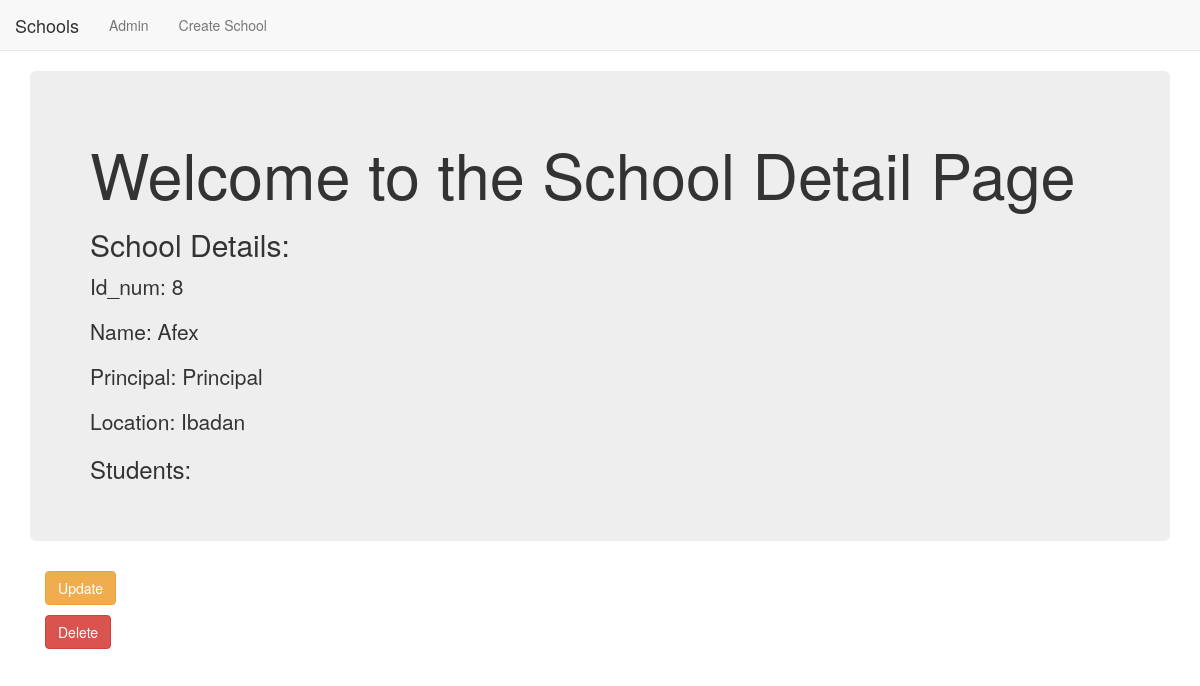
/basic_app/8/, run on an earlier commit of the app's database.
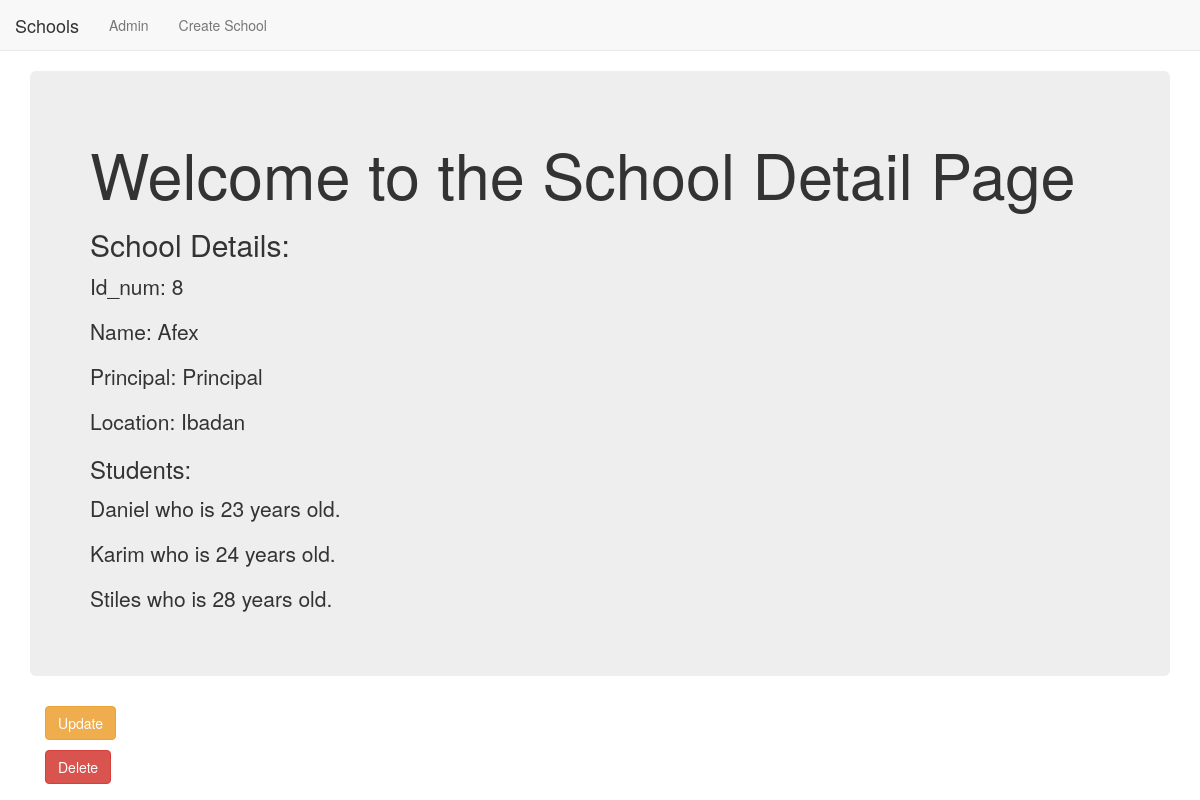
And on a later commit of the database.
### basic_app/models.py (models this page shows, shortened)
class School(models.Model):
    name = models.CharField(max_length=256)
    principal = models.CharField(max_length=256)
    location = models.CharField(max_length=256)

class Student(models.Model):
    name = models.CharField(max_length=256)
    age = models.PositiveIntegerField()
    school = models.ForeignKey(School,related_name='students', on_delete=models.CASCADE)

### basic_app/views.py (the view)
# urls.py: re_path(r'^(?P<pk>\d+)/$',views.SchoolDetailView.as_view(),name='detail'),
class SchoolDetailView(DetailView):
    context_object_name = 'school_details'
    model = models.School
    template_name = 'basic_app/school_detail.html'

### basic_app/templates/basic_app/school_detail.html
{% extends "basic_app/basic_app_base.html" %}
{% block body_block %}
  <div class="jumbotron">
    <h1>Welcome to the School Detail Page</h1>
    <h2>School Details:</h2>
    <p>Id_num: {{school_details.id}}</p>
    <p>Name: {{school_details.name}}</p>
    <p>Principal: {{school_details.principal}}</p>
    <p>Location: {{school_details.location}}</p>
    <h3>Students:</h3>
      {% for student in school_details.students.all %}
        <p>{{student.name}} who is {{student.age}} years old.</p>
      {% endfor %}
  </div>
  <div class="container">
    <p><a class='btn btn-warning' href="{% url 'basic_app:update' pk=school_details.pk %}">Update</a></p>
    <p><a class='btn btn-danger' href="{% url 'basic_app:delete' pk=school_details.pk %}">Delete</a></p>
  </div>
{% endblock %}

### basic_app/templates/basic_app/basic_app_base.html (shortened to what this page needs)
<!DOCTYPE html>
{% load static %}
<html>
  <head>
    <link rel="stylesheet" href="https://maxcdn.bootstrapcdn.com/bootstrap/3.3.7/css/bootstrap.min.css">
</head>
  <body>
    <nav class="navbar navbar-default navbar-static-top">
        <ul class="nav navbar-nav">
          <li><a class="navbar-brand" href="{% url 'basic_app:list' %}">Schools</a></li>
          <li><a class="navbar-link" href="{% url 'admin:index' %}">Admin</a></li>
          <li><a class="navbar-link" href="{% url 'basic_app:create' %}">Create School</a></li>
        </ul>
    </nav>
    <div class="container">
      {% block body_block %}
      {% endblock %}
    </div>
  </body>
</html>

What changed in the data, as far as the page shows it:
added Student: name "Daniel", age "23"
added Student: name "Karim", age "24"
added Student: name "Stiles", age "28"
